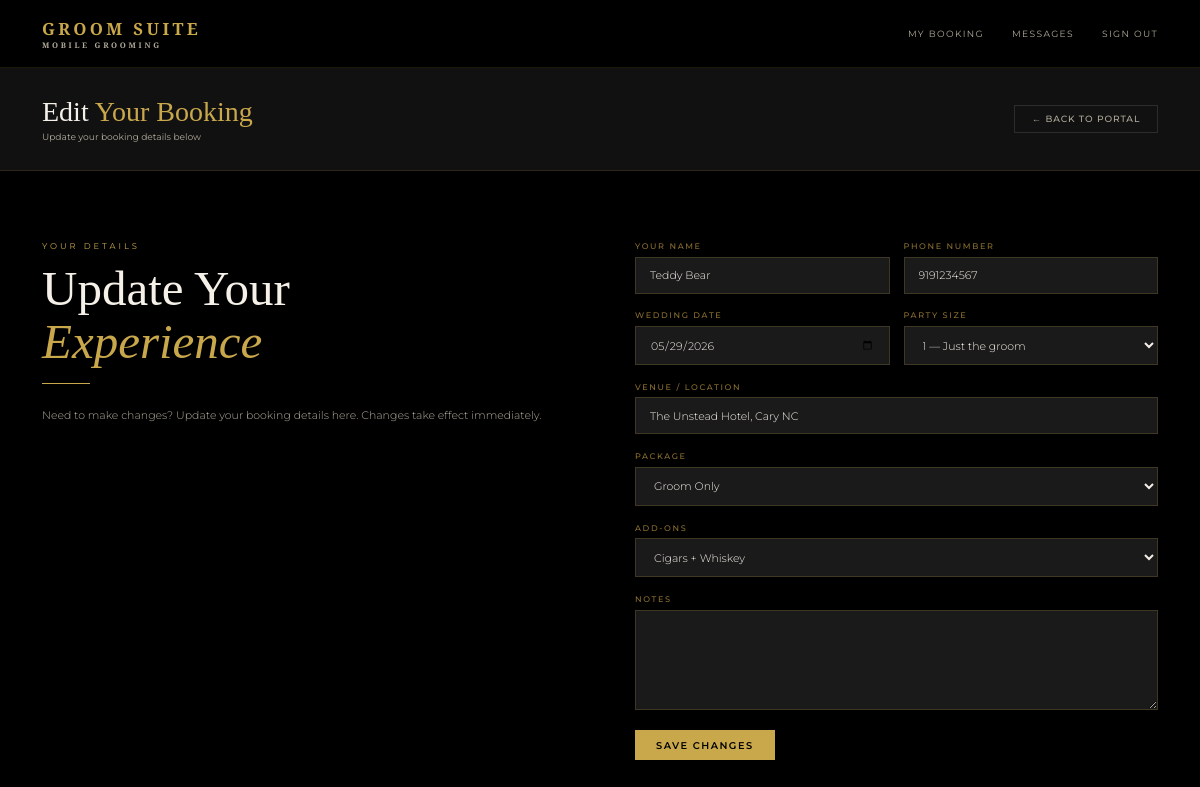
Page /portal/edit (signed in) on the earlier database version.
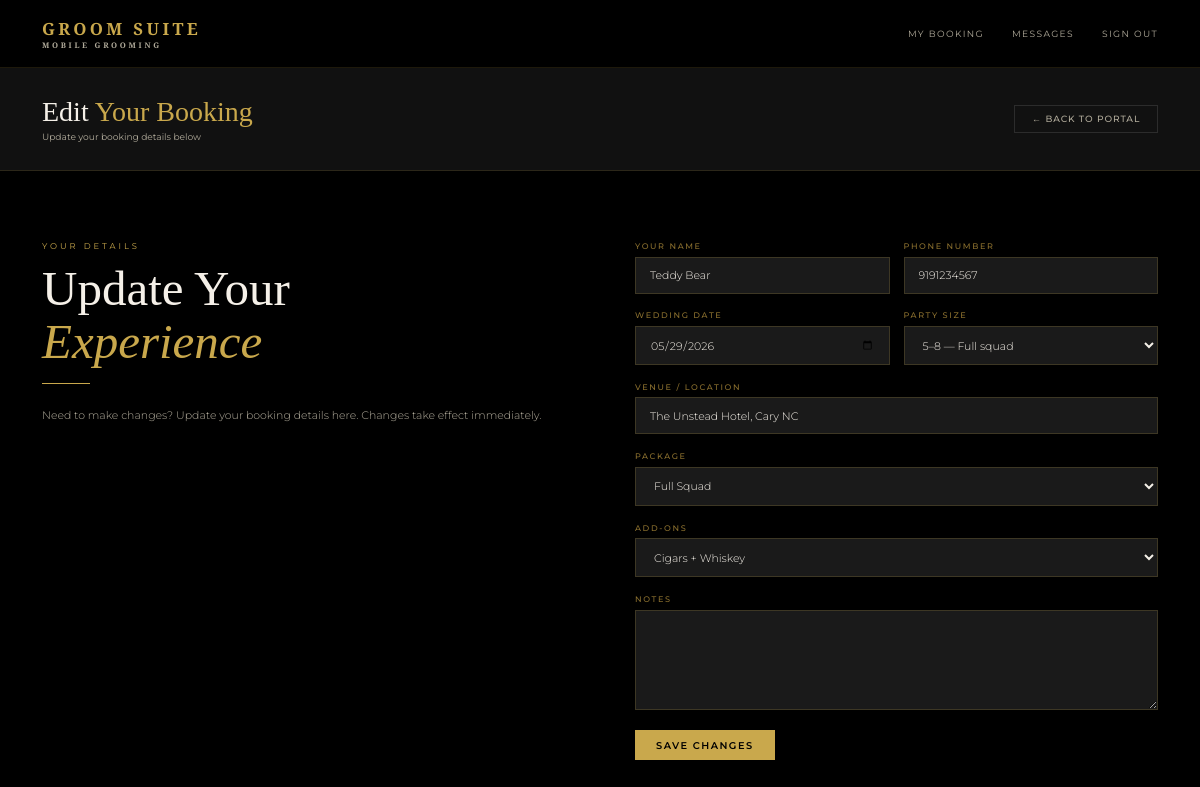
Same page on the later database version.
### models.py (models this page shows)
class Booking(db.Model):
    id = db.Column(db.Integer, primary_key=True)
    wedding_date = db.Column(db.String(50), nullable=False)
    venue = db.Column(db.String(200), nullable=False)
    start_time = db.Column(db.String(20))
    party_size = db.Column(db.Integer, default=1)
    package = db.Column(db.String(100))
    addons = db.Column(db.String(200))
    notes = db.Column(db.Text)
    status = db.Column(db.String(20), default='pending')
    created_at = db.Column(db.DateTime, default=datetime.utcnow)
    user_id = db.Column(db.Integer, db.ForeignKey('user.id'), nullable=False)
    party_members = db.relationship('PartyMember', backref='booking', lazy=True)
    messages = db.relationship('Message', backref='booking_messages', lazy=True, foreign_keys='Message.booking_id')

### routes.py (the view, shortened to what this page needs)
    @app.route('/portal/edit', methods=['GET', 'POST'])
    @login_required
    def edit_booking():
        booking = Booking.query.filter_by(user_id=current_user.id).first()
        if not booking:
            return redirect(url_for('portal'))
        return render_template('edit_booking.html', booking=booking)

### auth.py (called while the page is built)
def register_routes(app, login_manager):
    @login_manager.user_loader
    def load_user(user_id):
        return db.session.get(User, int(user_id))
    @app.route('/login', methods=['GET', 'POST'])
    def login():
        if request.method == 'POST':
            email = request.form.get('email')
            password = request.form.get('password')
            user = User.query.filter_by(email=email).first()
            if user and check_password_hash(user.password, password):
                login_user(user)
                if user.role == 'admin':
                    return redirect(url_for('index'))
                return redirect(url_for('portal'))
            flash('Invalid email or password')
        return render_template('login.html')
    @app.route('/logout')
    @login_required
    def logout():
        logout_user()
        return redirect(url_for('index'))

### templates/edit_booking.html (shortened to what this page needs)
{% extends 'base.html' %}
{% block content %}
<div class="admin-header">
  <div>
    <h1 class="admin-title">Edit <span>Your Booking</span></h1>
    <p class="admin-meta">Update your booking details below</p>
  </div>
  <a href="{{ url_for('portal') }}" class="btn-ghost">← Back to Portal</a>
</div>
<div class="inquiry-wrapper">
  <div class="inquiry-left">
    <p class="section-eyebrow">Your Details</p>
    <h2 class="inquiry-title">Update Your<br><em>Experience</em></h2>
    <div class="gold-line-left"></div>
    <p class="inquiry-body">Need to make changes? Update your booking details here. Changes take effect immediately.</p>
  </div>
  <div class="inquiry-form">
    <form method="POST" action="{{ url_for('edit_booking') }}">
      <div class="form-row">
        <div class="form-field">
          <label>Your Name</label>
          <input type="text" name="name" value="{{ current_user.name }}" required>
        </div>
        <div class="form-field">
          <label>Phone Number</label>
          <input type="text" name="phone" value="{{ current_user.phone or '' }}">
        </div>
      </div>
      <div class="form-row">
        <div class="form-field">
          <label>Wedding Date</label>
          <input type="date" name="wedding_date" value="{{ booking.wedding_date }}" required>
        </div>
        <div class="form-field">
          <label>Party Size</label>
          <select name="party_size" id="party_size" required>
            <option value="1" {% if booking.party_size == 1 %}selected{% endif %}>1 — Just the groom</option>
            <option value="8" {% if booking.party_size == 8 %}selected{% endif %}>5–8 — Full squad</option>
          </select>
        </div>
      </div>
      <div class="form-field">
        <label>Venue / Location</label>
        <input type="text" name="venue" value="{{ booking.venue }}" required>
      </div>
      <div class="form-field">
        <label>Package</label>
        <select name="package" id="package">
          {% if booking.party_size == 1 %}
          <option value="Groom Only" selected>Groom Only</option>
          {% else %}
          <option value="Full Squad" {% if booking.package == 'Full Squad' %}selected{% endif %}>Full Squad</option>
          {% endif %}
        </select>
      </div>
      <div class="form-field">
        <label>Add-ons</label>
        <select name="addons">
          <option value="Cigars + Whiskey" {% if booking.addons == 'Cigars + Whiskey' %}selected{% endif %}>Cigars + Whiskey</option>
        </select>
      </div>
      <div class="form-field">
        <label>Notes</label>
        <textarea name="notes">{{ booking.notes or '' }}</textarea>
      </div>
      <button type="submit" class="btn-gold">Save Changes</button>
    </form>
  </div>
</div>
{% endblock %}

Differences in the rows shown:
changed Booking "The Unstead Hotel, Cary NC": party_size "1 — Just the groom" → "5–8 — Full squad"; package "Groom Only" → "Full Squad"
